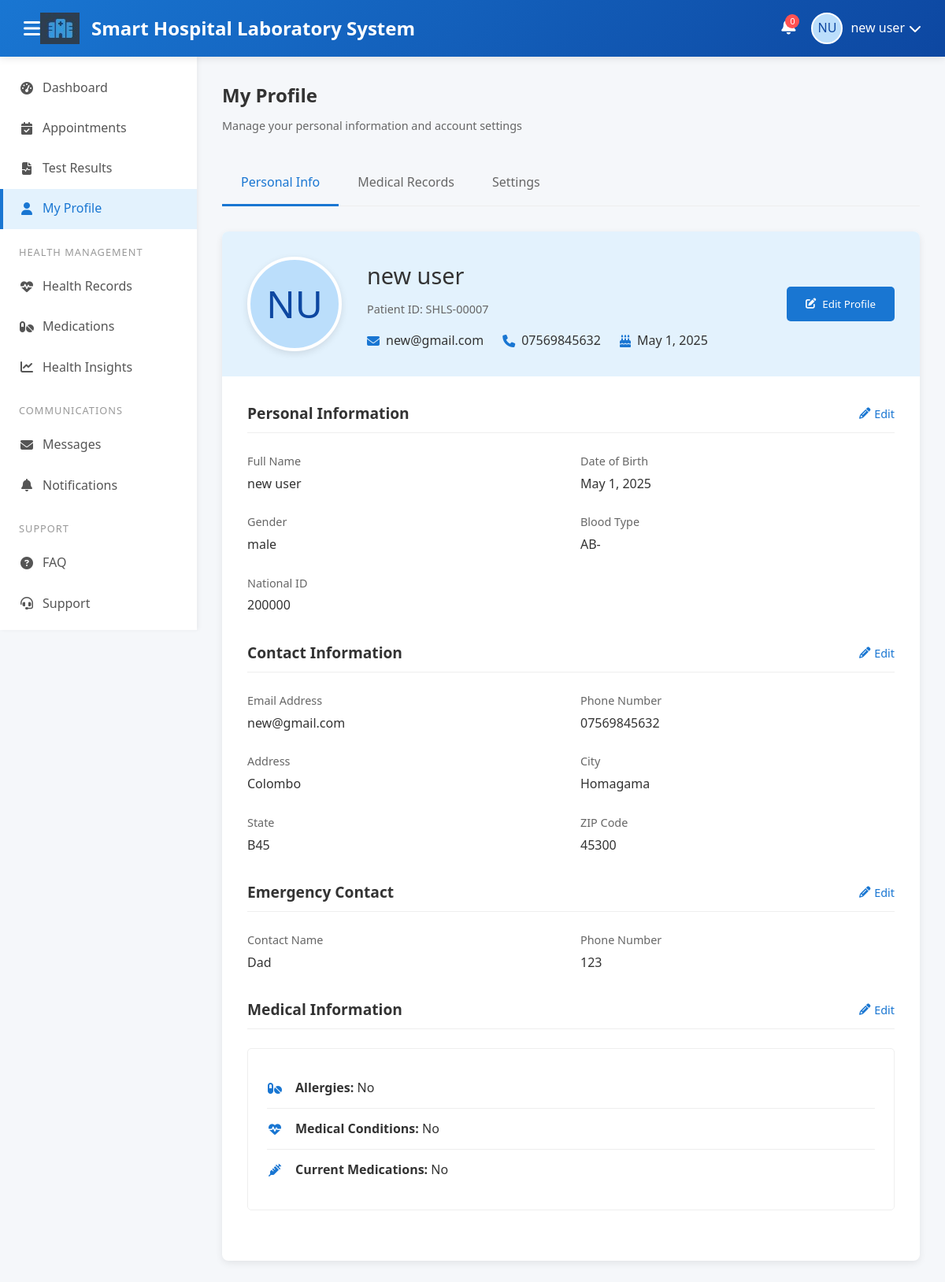
The app's page /patient_profile.php (signed in) with its own data.
### tables this page shows
CREATE TABLE `patients` (
  `id` int(11) NOT NULL,
  `first_name` varchar(50) NOT NULL,
  `last_name` varchar(50) NOT NULL,
  `date_of_birth` date NOT NULL,
  `gender` varchar(20) NOT NULL,
  `national_id` varchar(50) NOT NULL,
  `email` varchar(100) NOT NULL,
  `phone` varchar(20) NOT NULL,
  `address` text NOT NULL,
  `city` varchar(50) NOT NULL,
  `state` varchar(50) NOT NULL,
  `zip_code` varchar(20) NOT NULL,
  `country` varchar(50) NOT NULL,
  `blood_type` varchar(10) DEFAULT NULL,
  `allergies` text DEFAULT NULL,
  `medications` text DEFAULT NULL,
  `medical_conditions` text DEFAULT NULL,
  `emergency_contact` varchar(100) DEFAULT NULL,
  `emergency_phone` varchar(20) DEFAULT NULL,
  `username` varchar(50) NOT NULL,
  `password` varchar(255) NOT NULL,
  `security_question` varchar(100) NOT NULL,
  `security_answer` varchar(100) NOT NULL,
  `remember_token` varchar(64) DEFAULT NULL,
  `token_expires` datetime DEFAULT NULL,
  `created_at` timestamp NOT NULL DEFAULT current_timestamp(),
  `language_preference` varchar(2) DEFAULT 'en',
  `timezone` varchar(2) DEFAULT 'et',
  `appointment_reminders` tinyint(1) DEFAULT 1,
  `test_result_notifications` tinyint(1) DEFAULT 1,
  `doctor_messages` tinyint(1) DEFAULT 1,
  `medication_reminders` tinyint(1) DEFAULT 1,
  `health_tips` tinyint(1) DEFAULT 1,
  `data_usage_research` tinyint(1) DEFAULT 0,
  `profile_visibility` tinyint(1) DEFAULT 1,
  `two_factor_auth` tinyint(1) DEFAULT 0,
  `share_medical_records` tinyint(1) DEFAULT 1,
  `allow_email_communications` tinyint(1) DEFAULT 1,
  `allow_sms_communications` tinyint(1) DEFAULT 1
);

### patient_profile.php (the view, shortened to what this page needs)
<?php
require_once 'config/db_connection.php';
try {
    $patient_id = $_SESSION['patient_id'];
    $sql = "SELECT p.*,
            COUNT(DISTINCT a.id) as appointment_count,
            COUNT(DISTINCT tr.id) as test_count,
            COUNT(DISTINCT n.id) as notification_count
            FROM patients p
            LEFT JOIN appointments a ON p.id = a.patient_id
            LEFT JOIN test_results tr ON p.id = tr.patient_id
            LEFT JOIN notifications n ON p.id = n.patient_id AND n.is_read = 0
            WHERE p.id = :id
            GROUP BY p.id";
    $stmt = $pdo->prepare($sql);
    $stmt->execute([':id' => $patient_id]);
    $patient = $stmt->fetch(PDO::FETCH_ASSOC);
    $dob = new DateTime($patient['date_of_birth']);
    $formatted_dob = $dob->format('F j, Y');
    $initials = strtoupper(substr($patient['first_name'], 0, 1) . substr($patient['last_name'], 0, 1));
} catch(PDOException $e) {
    $error = "Database error: " . $e->getMessage();
} catch(Exception $e) {
    $error = $e->getMessage();
}
?>
<!DOCTYPE html>
<html lang="en">
<head>
    <link rel="stylesheet" href="https://cdnjs.cloudflare.com/ajax/libs/font-awesome/6.4.0/css/all.min.css">
</head>
<body>
    <header>
        <div class="header-container">
            <div class="logo">
                <i class="menu-toggle fas fa-bars"></i>
                <img src="images/lab-logo.png" alt="SHLS Logo">
                <h1>Smart Hospital Laboratory System</h1>
            </div>
            <div class="user-menu">
                <div class="notifications">
                    <span class="notification-count"><?php echo $patient['notification_count']; ?></span>
                </div>
                <div class="user-profile">
                    <div class="user-avatar">
                        <?php echo htmlspecialchars($initials); ?>
                    </div>
                    <span class="user-name"><?php echo htmlspecialchars($patient['first_name'] . ' ' . $patient['last_name']); ?></span>
                    <i class="dropdown-icon fas fa-chevron-down"></i>
                </div>
            </div>
        </div>
    </header>
    <div class="main-container">
        <aside class="sidebar">
            <nav class="sidebar-menu">
                <a href="patient_dashboard.php" class="menu-item">
                    <i class="fas fa-tachometer-alt"></i> Dashboard
                </a>
                <a href="test_appointments.php" class="menu-item">
                    <i class="fas fa-calendar-check"></i> Appointments
                </a>
                <a href="test_results.php" class="menu-item">
                    <i class="fas fa-file-medical-alt"></i> Test Results
                </a>
                <a href="patient_profile.php" class="menu-item active">
                    <i class="fas fa-user"></i> My Profile
                </a>
                <div class="menu-category">Health Management</div>
                <a href="health_records.php" class="menu-item">
                    <i class="fas fa-heartbeat"></i> Health Records
                </a>
                <a href="medication_tracker.php" class="menu-item">
                    <i class="fas fa-pills"></i> Medications
                </a>
                <a href="health_insights.php" class="menu-item">
                    <i class="fas fa-chart-line"></i> Health Insights
                </a>
                <div class="menu-category">Communications</div>
                <a href="messages.php" class="menu-item">
                    <i class="fas fa-envelope"></i> Messages
                </a>
                <a href="notification_settings.php" class="menu-item">
                    <i class="fas fa-bell"></i> Notifications
                </a>
                <div class="menu-category">Support</div>
                <a href="faq.php" class="menu-item">
                    <i class="fas fa-question-circle"></i> FAQ
                </a>
                <a href="support.php" class="menu-item">
                    <i class="fas fa-headset"></i> Support
                </a>
            </nav>
        </aside>
        <main class="content-area">
            <div class="page-header">
                <h2 class="page-title">My Profile</h2>
                <p class="page-subtitle">Manage your personal information and account settings</p>
            </div>
            <div class="profile-tabs">
                <div class="profile-tab active" data-tab="personal-info">Personal Info</div>
                <div class="profile-tab" data-tab="medical-records">Medical Records</div>
                <div class="profile-tab" data-tab="settings">Settings</div>
            </div>
            <div class="profile-content active" id="personal-info">
                <div class="profile-card">
                    <div class="profile-header">
                        <div class="profile-avatar">
                            <?php echo htmlspecialchars($initials); ?>
                        </div>
                        <div class="profile-info">
                            <h3 class="profile-name"><?php echo htmlspecialchars($patient['first_name'] . ' ' . $patient['last_name']); ?></h3>
                            <p class="profile-id">Patient ID: SHLS-<?php echo str_pad($patient['id'], 5, '0', STR_PAD_LEFT); ?></p>
                            <div class="profile-quick-info">
                                <div class="quick-info-item">
                                    <i class="fas fa-envelope"></i>
                                    <span><?php echo htmlspecialchars($patient['email']); ?></span>
                                </div>
                                <div class="quick-info-item">
                                    <i class="fas fa-phone"></i>
                                    <span><?php echo htmlspecialchars($patient['phone']); ?></span>
                                </div>
                                <div class="quick-info-item">
                                    <i class="fas fa-birthday-cake"></i>
                                    <span><?php echo htmlspecialchars($formatted_dob); ?></span>
                                </div>
                            </div>
                        </div>
                        <button class="profile-edit-btn">
                            <i class="fas fa-edit"></i> Edit Profile
                        </button>
                    </div>
                    <div class="profile-body">
                        <div class="info-section">
                            <h3 class="section-title">
                                Personal Information
                                <a href="#" class="section-edit-link">
                                    <i class="fas fa-pencil-alt"></i> Edit
                                </a>
                            </h3>
                            <div class="info-grid">
                                <div class="info-item">
                                    <span class="info-label">Full Name</span>
                                    <span class="info-value"><?php echo htmlspecialchars($patient['first_name'] . ' ' . $patient['last_name']); ?></span>
                                </div>
                                <div class="info-item">
                                    <span class="info-label">Date of Birth</span>
                                    <span class="info-value"><?php echo htmlspecialchars($formatted_dob); ?></span>
                                </div>
                                <div class="info-item">
                                    <span class="info-label">Gender</span>
                                    <span class="info-value"><?php echo htmlspecialchars($patient['gender']); ?></span>
                                </div>
                                <div class="info-item">
                                    <span class="info-label">Blood Type</span>
                                    <span class="info-value"><?php echo htmlspecialchars($patient['blood_type'] ?? 'Not specified'); ?></span>
                                </div>
                                <div class="info-item">
                                    <span class="info-label">National ID</span>
                                    <span class="info-value"><?php echo htmlspecialchars($patient['national_id']); ?></span>
                                </div>
                            </div>
                        </div>
                        <div class="info-section">
                            <h3 class="section-title">
                                Contact Information
                                <a href="#" class="section-edit-link">
                                    <i class="fas fa-pencil-alt"></i> Edit
                                </a>
                            </h3>
                            <div class="info-grid">
                                <div class="info-item">
                                    <span class="info-label">Email Address</span>
                                    <span class="info-value"><?php echo htmlspecialchars($patient['email']); ?></span>
                                </div>
                                <div class="info-item">
                                    <span class="info-label">Phone Number</span>
                                    <span class="info-value"><?php echo htmlspecialchars($patient['phone']); ?></span>
                                </div>
                                <div class="info-item">
                                    <span class="info-label">Address</span>
                                    <span class="info-value"><?php echo htmlspecialchars($patient['address']); ?></span>
                                </div>
                                <div class="info-item">
                                    <span class="info-label">City</span>
                                    <span class="info-value"><?php echo htmlspecialchars($patient['city']); ?></span>
                                </div>
                                <div class="info-item">
                                    <span class="info-label">State</span>
                                    <span class="info-value"><?php echo htmlspecialchars($patient['state']); ?></span>
                                </div>
                                <div class="info-item">
                                    <span class="info-label">ZIP Code</span>
                                    <span class="info-value"><?php echo htmlspecialchars($patient['zip_code']); ?></span>
                                </div>
                            </div>
                        </div>
                        <div class="info-section">
                            <h3 class="section-title">
                                Emergency Contact
                                <a href="#" class="section-edit-link">
                                    <i class="fas fa-pencil-alt"></i> Edit
                                </a>
                            </h3>
                            <div class="info-grid">
                                <div class="info-item">
                                    <span class="info-label">Contact Name</span>
                                    <span class="info-value"><?php echo htmlspecialchars($patient['emergency_contact'] ?? 'Not specified'); ?></span>
                                </div>
                                <div class="info-item">
                                    <span class="info-label">Phone Number</span>
                                    <span class="info-value"><?php echo htmlspecialchars($patient['emergency_phone'] ?? 'Not specified'); ?></span>
                                </div>
                            </div>
                        </div>
                        <div class="info-section">
                            <h3 class="section-title">
                                Medical Information
                                <a href="#" class="section-edit-link">
                                    <i class="fas fa-pencil-alt"></i> Edit
                                </a>
                            </h3>
                            <div class="medical-info">
                                <ul class="medical-list">
                                    <?php if (!empty($patient['allergies'])): ?>
                                    <li class="medical-item">
                                        <i class="fas fa-pills"></i>
                                        <div>
                                            <strong>Allergies:</strong> <?php echo htmlspecialchars($patient['allergies']); ?>
                                        </div>
                                    </li>
                                    <?php endif; ?>
                                    <?php if (!empty($patient['medical_conditions'])): ?>
                                    <li class="medical-item">
                                        <i class="fas fa-heartbeat"></i>
                                        <div>
                                            <strong>Medical Conditions:</strong> <?php echo htmlspecialchars($patient['medical_conditions']); ?>
                                        </div>
                                    </li>
                                    <?php endif; ?>
                                    <?php if (!empty($patient['medications'])): ?>
                                    <li class="medical-item">
                                        <i class="fas fa-syringe"></i>
                                        <div>
                                            <strong>Current Medications:</strong> <?php echo htmlspecialchars($patient['medications']); ?>
                                        </div>
                                    </li>
                                    <?php endif; ?>
                                </ul>
                            </div>
                        </div>
                    </div>
                </div>
            </div>
        </main>
    </div>
</body>
</html>

### records on screen
patients: initials "NU", first_name+last_name "new user", id "00007", email "new@gmail.com", phone "07569845632", date_of_birth "May 1, 2025", gender "male", blood_type "AB-", national "200000", address "Colombo", city "Homagama", state "B45", zip_code "45300", emergency_contact "Dad", emergency_phone "123", allergies "No", medical_conditions "No", medications "No"

### other values on screen
$patient['notification_count'] "0"
